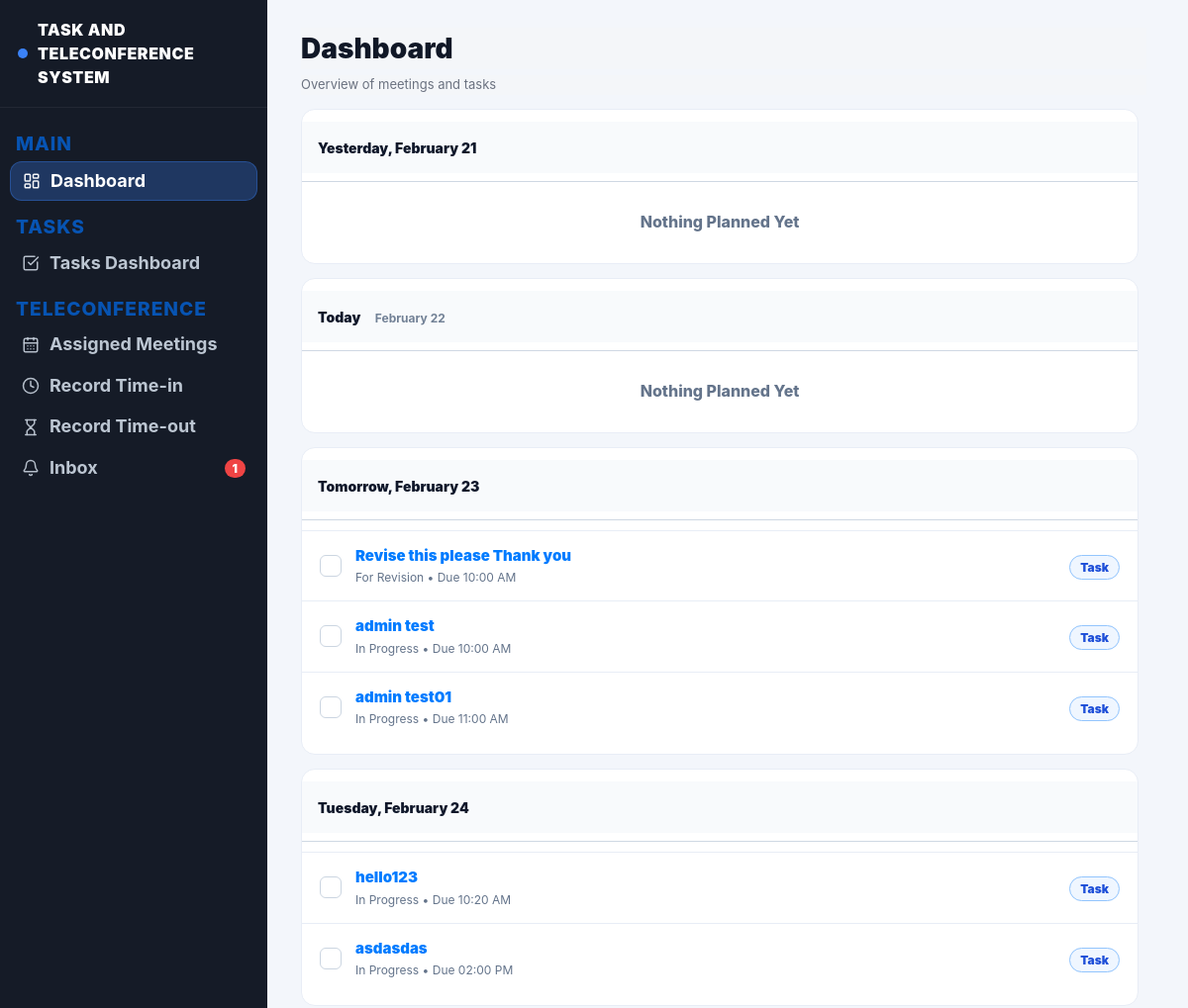
/dashboard (signed in, upper part), run on an earlier commit of the app's database.
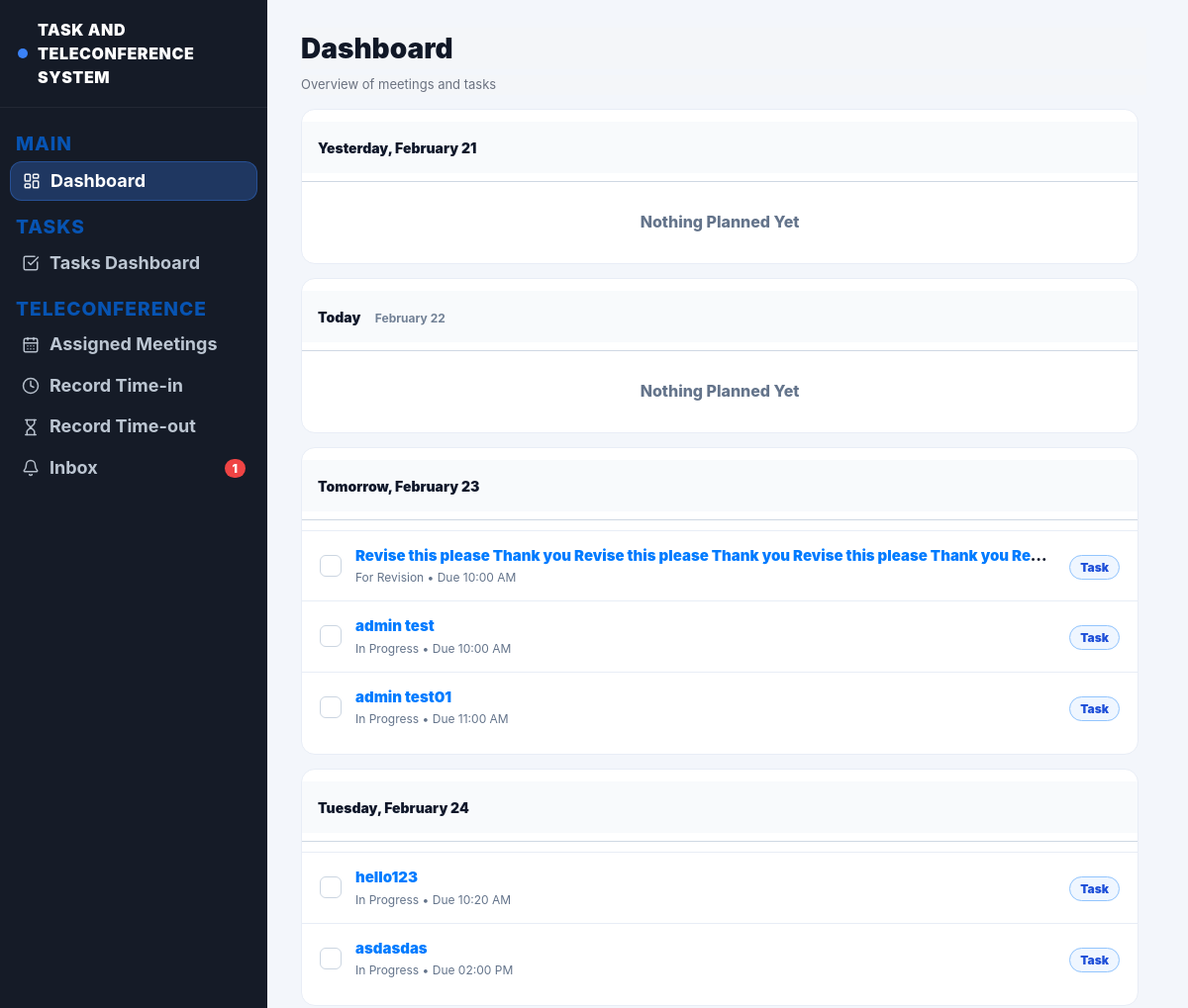
And on a later commit of the database.
### website/models.py (models this page shows)
class Task(db.Model):
    id = db.Column(db.Integer, primary_key=True)
    title = db.Column(db.String(200), nullable=False)
    description = db.Column(db.Text)
    assigned_to = db.Column(db.Integer, db.ForeignKey('user.id'))
    assigned_user = db.relationship('User', foreign_keys=[assigned_to])
    status = db.Column(db.String(50), default="assigned")
    priority = db.Column(db.String(20), default="normal")
    deadline = db.Column(db.DateTime)
    file_path = db.Column(db.String(300))
    last_edited_by = db.Column(db.Integer, nullable=True)
    last_edited_at = db.Column(db.DateTime, server_default=func.now(), onupdate=func.now())
    created_at = db.Column(db.DateTime(timezone=True), server_default=func.now())

### website/views.py (the view)
@views.route('/dashboard')
@login_required
def user_dashboard():
    notifications = Notification.query.filter_by(user_id=current_user.id)\
        .order_by(Notification.created_at.desc()).limit(30).all()
    unread_count = Notification.query.filter_by(user_id=current_user.id, is_read=False).count()
    user_tasks = tasks = Task.query.all()
    tasks_data = []
    for t in user_tasks:
        if not t.deadline:
            continue
        tasks_data.append({
            "id": t.id,
            "title": t.title,
            "status": t.status,
            "due_date": t.deadline.date(),                 # IMPORTANT: must be date()
            "due_time": t.deadline.strftime("%I:%M %p"),   # optional, for dashboard.html
        })
    meetings_data = []
    planned_days = build_planned_days(
        tasks=tasks_data,
        meetings=meetings_data,
        days_back=1,
        days_forward=7
    )
    meetings_data = []
    planned_days = build_planned_days(tasks=tasks_data, meetings=meetings_data, days_back=1, days_forward=7)
    return render_template(
        "dashboard.html",
        user=current_user,
        notifications=notifications,
        unread_count=unread_count,
        planned_days=planned_days,
        page="dashboard",
    )

### website/templates/dashboard.html (shortened to what this page needs)
{% extends "base.html" %}
{% block content %}
<div class="main-inner">
  <div class="td-title">Dashboard</div>
  <div class="td-sub">Overview of meetings and tasks</div>
  <div class="planner-wrap" id="plannerWrap">
    {% if planned_days and planned_days|length > 0 %}
      {% for day in planned_days %}
        <div class="day-block">
          <div class="day-head">
            <div>
              <span class="day-title">{{ day.date_label }}</span>
              {% if day.date_sub %}
                <span class="day-sub">{{ day.date_sub }}</span>
              {% endif %}
            </div>
          </div>
          <div class="day-line"></div>
          {% set has_tasks = day.tasks and day.tasks|length > 0 %}
          {% set has_meetings = day.meetings and day.meetings|length > 0 %}
          {% if not has_tasks and not has_meetings %}
            <div class="nothing">Nothing Planned Yet</div>
          {% else %}
            <div class="list-view">
              {% if has_tasks %}
                {% for t in day.tasks %}
                  <div class="plan-row" data-item-type="task" data-task-id="{{ t.id }}">
                    <button type="button"
                            class="plan-check {% if t.status == 'completed' %}is-done{% endif %}"
                            aria-label="Mark complete"
                            data-complete-task="{{ t.id }}">✓</button>
                    <div class="plan-mid">
                      <div class="plan-title">
                        <a class="task-link"
                           data-jump-task="{{ t.id }}"
                           href="{{ url_for('views.task_dashboard') }}?open={{ t.id }}&highlight=1">
                          {{ t.title }}
                        </a>
                      </div>
                      <div class="plan-sub">
                        {{ (t.status|replace("_"," ")|title) }}
                        {% if t.due_time %} • Due {{ t.due_time }}{% endif %}
                      </div>
                    </div>
                    <div class="plan-right">
                      <span class="pill task">Task</span>
                    </div>
                  </div>
                {% endfor %}
              {% endif %}
            </div>
          {% endif %}
        </div>
      {% endfor %}
    {% endif %}
  </div>
</div>
{% endblock %}

What changed in the data, as far as the page shows it:
changed Task "For Revision": title "Revise this please Thank you" → "Revise this please Thank you Revise this please Thank you Revise this please Thank you Re…"
